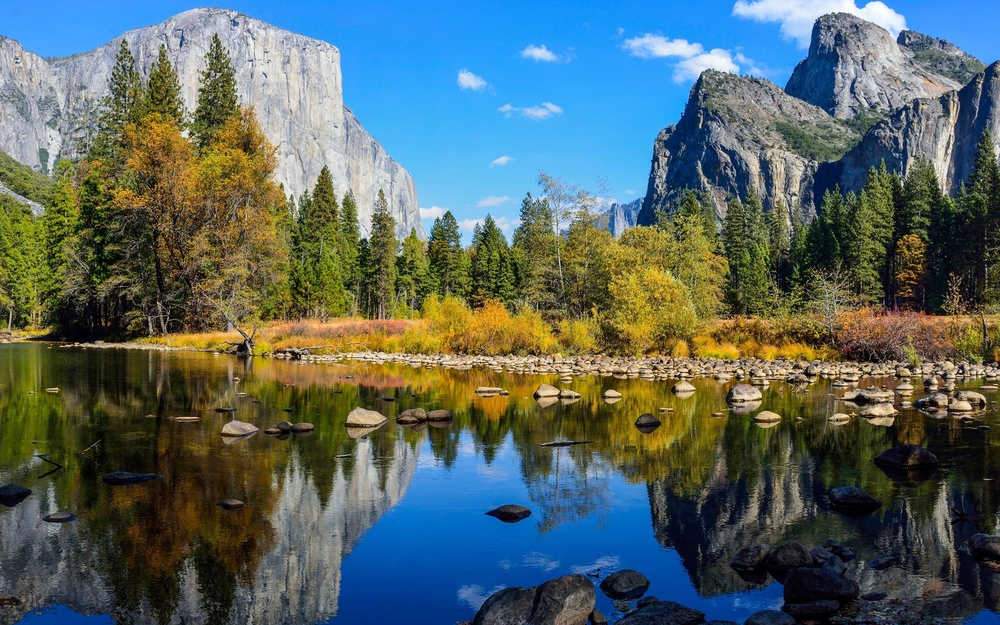
%> input picture 1_Gray_Binary_Conversion/image1.jpg, 1000 x 625 px, shrunk from 3840 x 2400 before the run
$ octave exp1.m   (GNU Octave 9; MATLAB toolbox functions it lacks are replaced by stand-ins)
%> lines starting %> are read from the running program, lines starting %| are printed output that depends on the picture; in (x1, y1, x2, y2) boxes, pixels count from 0 and x2, y2 are one past the last pixel; in counts of white or black regions, pixels touching at a corner belong together; the program's own positions count from 1
I=imread('image1.jpg')
%> I is the input picture: size 625x1000x3 uint8; mean R, G, B 86, 102, 99.5
G=rgb2gray(I)
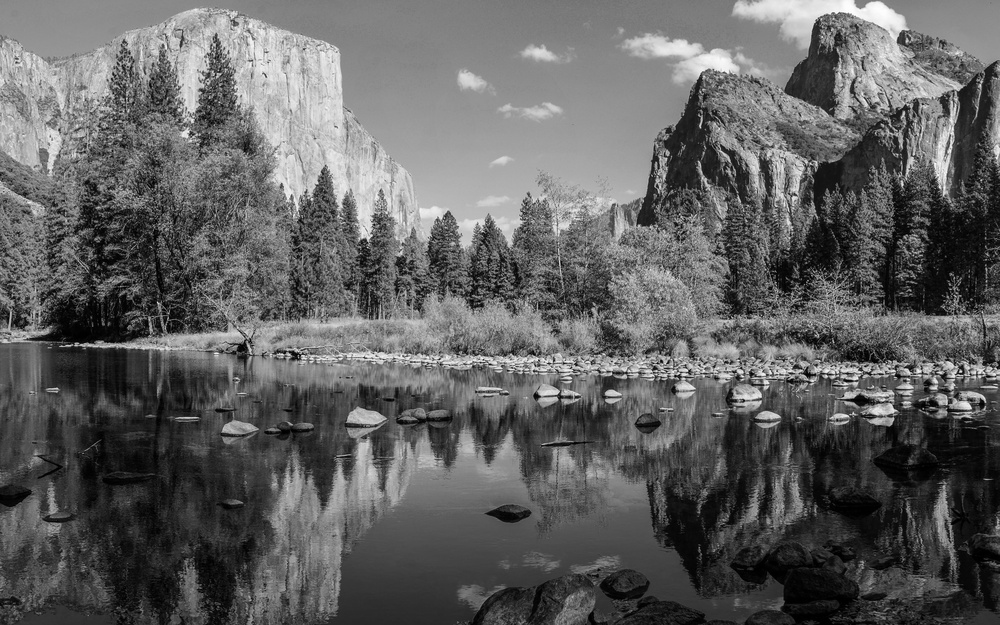
%> G: size 625x1000 uint8; min 0, max 255, mean 97
B=im2bw(I)
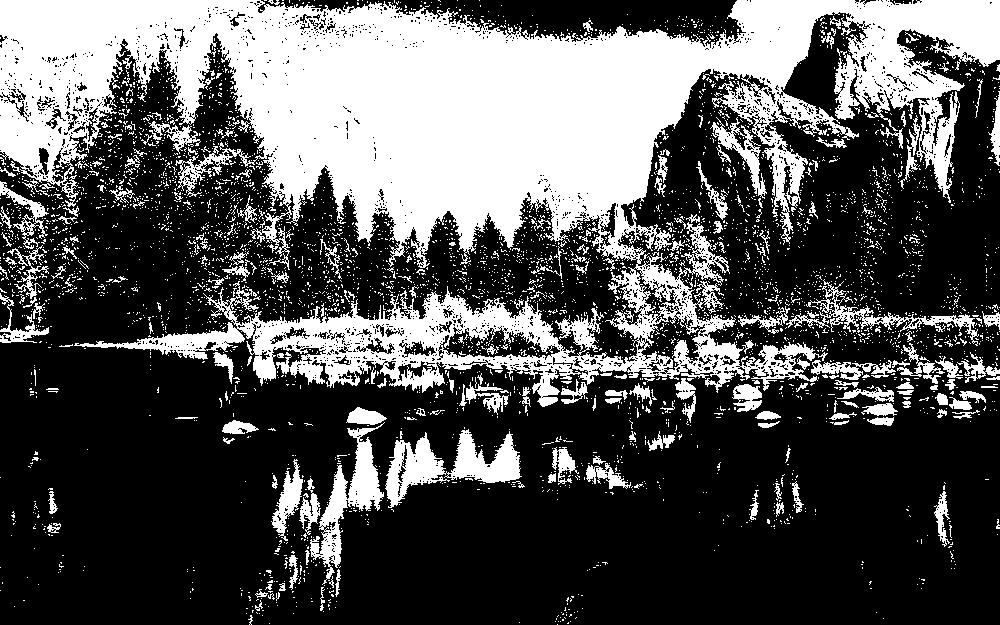
%> B: size 625x1000 logical; 33.5% white; 4472 white regions (4247 under 20 px), largest, box (x1, y1, x2, y2) and area: (0, 0, 1000, 407) 165415, (385, 429, 522, 508) 4360, (310, 422, 385, 585) 3424
subplot(1,3,1)
imshow(I)
title('Original Image')
subplot(1,3,2)
imshow(G)
title('Gray Image')
subplot(1,3,3)
imshow(B)
title('Binary Image')
